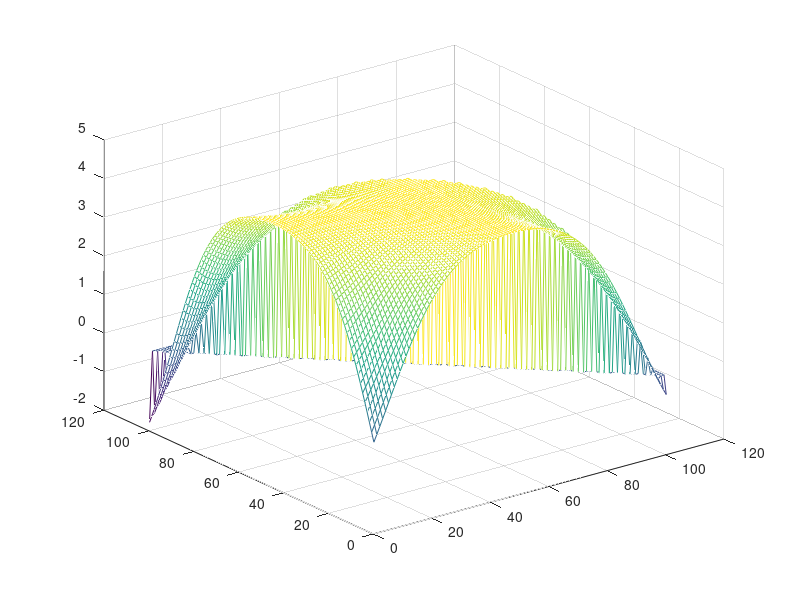

MATLAB code to generate this figure: (Note: this script raises an error after producing the figure.)
%%parameters (beta = 1)
WB = 15;
al = .5;

out = zeros(100,5,'double');
for t = 0.01:.01:10;
    b0 = [0:.01*t:t];
    bp5 = [0:.01*t:t];
    [b0,bp5]=meshgrid(b0,bp5);
    bnp5 = t - b0 - bp5;

    X = -.5 - al + bnp5;
    Y = - al + b0;
    Z = .5 - al + bp5;

    obj = WB.*((1./(1+exp(-X))).*(1./(1+exp(-Y))).*(1-1./(1+exp(-Z))) + (1./(1+exp(-X))).*(1./(1+exp(-Z))).*(1-1./(1+exp(-Y))) + (1./(1+exp(-Z))).*(1./(1+exp(-Y))).*(1-1./(1+exp(-X))) + (1./(1+exp(-X))).*(1./(1+exp(-Y))).*(1./(1+exp(-Z)))) - b0 - bp5 - bnp5;
    obj2 = obj.*(bnp5>=0);

    [value, location] = max(obj2(:));
    [R,C] = ind2sub(size(obj2),location);
    prob = (value+b0(R,C) + bp5(R,C) + bnp5(R,C))/WB;
    t2 = round(t*100);
    out(t2,:) = [t,prob,value,R,C];
 end


mesh(obj2);
%% Create axes
axes1 = axes('Parent',figure1);
axis([0 .12 0 .0035]);
%title(axes1,'Lobby''s Optimal Expenditure');
xlabel(axes1,'Trade Agreement Tariff');
ylabel(axes1,'Lobbying Expenditure');
hold(axes1,'all');
 



%% Create plot
plot2 = plot(TA,opt_C_13,'DisplayName','\theta \sim U[-.14,14]','Color',[0 0 1],'LineStyle','--','LineWidth',1,'Parent',axes1);
legend1 = legend(axes1,{'\theta \sim U[-.01,01]','\theta \sim U[-.14,14]'},'Position',[0.1794 0.7725 0.1714 0.119]);


saveas(gcf,'C:\Users\Kristy\Documents\Dropbox\Research\Separation_of_Powers\Work\lobby_br.jpg');
